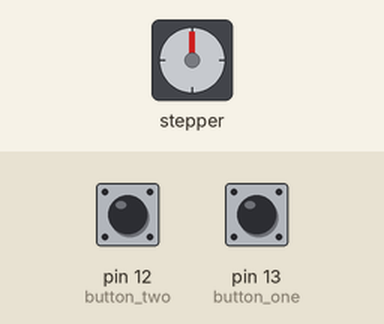
This sketch was run on a simulated Arduino Uno, built with avr-gcc and run on an emulated ATmega328P. On the bench: stepper motor. The test bench sets the inputs (shaded band); at power-on: pin 12 (button_two) LOW, pin 13 (button_one) LOW. Stepper angles assume 2048 steps per turn.

Above: at 1.2 s.
1.3 s: pin 12 (button_two) pulled HIGH for 1 s
At 2.8 s:
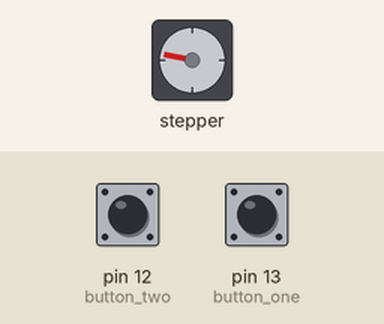
3.8 s: pin 13 (button_one) pulled HIGH for 3.2 s
At 7.4 s:
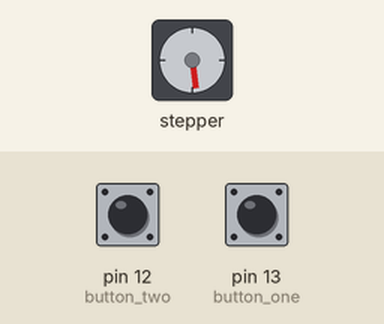
8.5 s: pin 13 (button_one) pulled HIGH for 0.15 s
At 9.3 s:
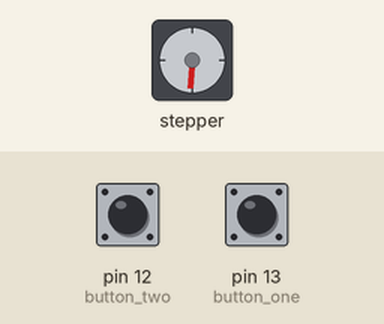
10.1 s: pin 12 (button_two) pulled HIGH for 3.2 s
At 13.7 s:
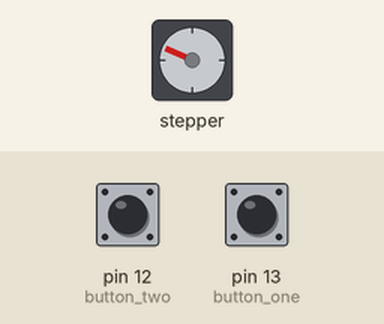
14.8 s: pin 12 (button_two) pulled HIGH for 1 s
At 16.7 s:
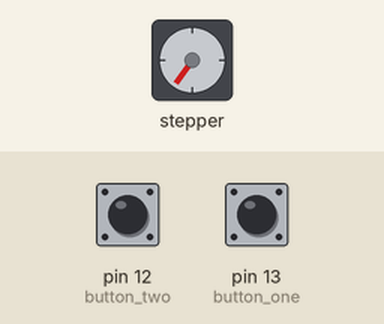
Timing chart, 0 to 18.2 s (numbered marks = the images above; inputs shaded):
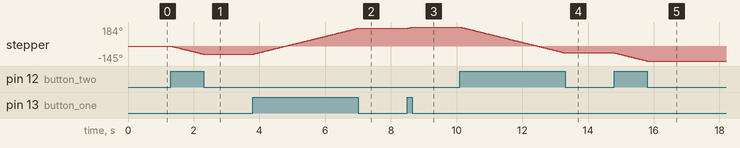

Measured:
- after the input at 1.3 s, stepper: turns 79° counter-clockwise in 1.0 s, starting at once
- after the input at 3.8 s, stepper: turns 251° clockwise in 3.2 s, starting at once
- after the input at 8.5 s, stepper: turns 12° clockwise in 0.14 s, starting at once
- after the input at 10.1 s, stepper: turns 251° counter-clockwise in 3.2 s, starting at once
- after the input at 14.8 s, stepper: turns 78° counter-clockwise in 0.98 s, starting at once

The sketch:

stepper.ino
```cpp
#include <Stepper.h>
int button_one = 13;
int button_two = 12;
int steps = 2048;
Stepper stepper(steps, 7, 9, 8, 10);

void setup() {
    pinMode(button_one, INPUT);
    pinMode(button_two, INPUT);
    stepper.setSpeed(14);
}

void loop() {
    if (digitalRead(button_one)) {
        stepper.step(1);
    } else if (digitalRead(button_two)) {
        stepper.step(-1);
    }
}
```
